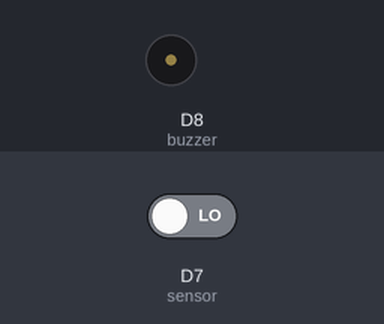
Bench run of a sketch on a simulated ESP8266 (NodeMCU). On the bench: buzzer (waves = sounding, pin HIGH). Inputs (shaded band) come from the test bench; at power-on: D7 (sensor) LOW.

Above: at 1.2 s.
1.3 s: D7 (sensor) driven HIGH
At 2.1 s:
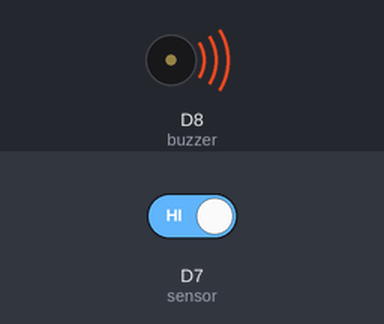
2.8 s: D7 (sensor) driven LOW
At 3.2 s:
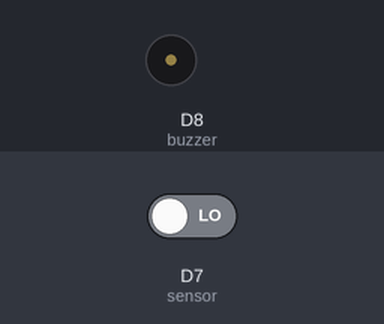
Timing chart, 0 to 5.8 s (numbered marks = the images above; inputs shaded):
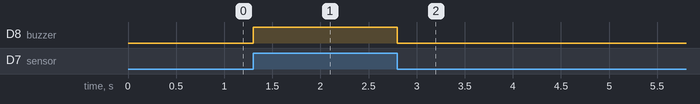

Measured:
- after the input at 1.3 s, D8 (buzzer): LOW → HIGH at once
- after the input at 2.8 s, D8 (buzzer): HIGH → LOW at once

The sketch:

IRsensor.ino
```cpp
int buzzer = D8; // pin number of buzzer
int sensor = D7;  // pin number of sensor

void setup() {
  pinMode(buzzer, OUTPUT); //set buzzer as OUTPUT
  pinMode(sensor, INPUT); //set sesnor as INPUT
 }

void loop() {
  if(digitalRead(sensor)){    // Checking the sensor
    digitalWrite(buzzer, HIGH);   // turn the buzzer ON
  }
  else{
      digitalWrite(buzzer, LOW);     // turn the buzzer OFF
  }
}
```
